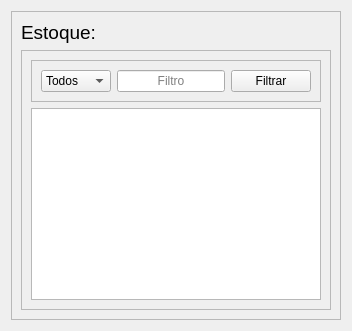
        <widget class="QWidget" name="Produtos">
         <layout class="QVBoxLayout" name="verticalLayout_2">
          <item>
           <widget class="QFrame" name="frame_4">
            <property name="frameShape">
             <enum>QFrame::StyledPanel</enum>
            </property>
            <property name="frameShadow">
             <enum>QFrame::Raised</enum>
            </property>
            <layout class="QVBoxLayout" name="verticalLayout_3">
             <item>
              <widget class="QLabel" name="label_3">
               <property name="font">
                <font>
                 <pointsize>14</pointsize>
                </font>
               </property>
               <property name="text">
                <string>Estoque:</string>
               </property>
              </widget>
             </item>
             <item>
              <widget class="QFrame" name="frame_5">
               <property name="frameShape">
                <enum>QFrame::StyledPanel</enum>
               </property>
               <property name="frameShadow">
                <enum>QFrame::Raised</enum>
               </property>
               <layout class="QVBoxLayout" name="verticalLayout_4">
                <item>
                 <widget class="QFrame" name="frame_6">
                  <property name="frameShape">
                   <enum>QFrame::StyledPanel</enum>
                  </property>
                  <property name="frameShadow">
                   <enum>QFrame::Raised</enum>
                  </property>
                  <layout class="QGridLayout" name="gridLayout_3">
                   <item row="0" column="6">
                    <widget class="QPushButton" name="pushButton">
                     <property name="text">
                      <string>Filtrar</string>
                     </property>
                    </widget>
                   </item>
                   <item row="0" column="1">
                    <widget class="QComboBox" name="comboBox">
                     <item>
                      <property name="text">
                       <string>Todos</string>
                      </property>
                     </item>
                     <item>
                      <property name="text">
                       <string>Nome</string>
                      </property>
                     </item>
                     <item>
                      <property name="text">
                       <string>Codigo</string>
                      </property>
                     </item>
                     <item>
                      <property name="text">
                       <string>Marca</string>
                      </property>
                     </item>
                    </widget>
                   </item>
                   <item row="0" column="3">
                    <widget class="QLineEdit" name="lineEdit">
                     <property name="inputMask">
                      <string/>
                     </property>
                     <property name="text">
                      <string/>
                     </property>
                     <property name="alignment">
                      <set>Qt::AlignCenter</set>
                     </property>
                     <property name="placeholderText">
                      <string>Filtro</string>
                     </property>
                    </widget>
                   </item>
                  </layout>
                 </widget>
                </item>
                <item>
                 <widget class="QTableView" name="tableView"/>
                </item>
               </layout>
              </widget>
             </item>
            </layout>
           </widget>
          </item>
         </layout>
        </widget>
